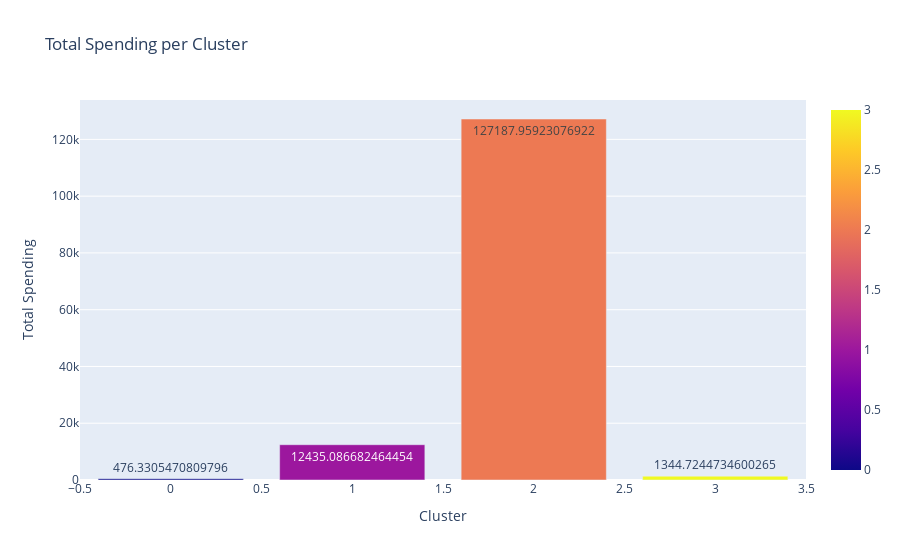

Here is the notebook cell this chart was saved with:
### Code cell
# Distribution of Spending Across Clusters - Visualize how the total spending is distributed across different clusters
import plotly.express as px

# Agg spending data by cluster
cluster_spending = cluster_profiles_original.groupby('Cluster')['Monetary'].mean().reset_index()

# Create a bar chart with Plotly and colors for each cluster
fig = px.bar(
    cluster_spending,
    x='Cluster',
    y='Monetary',
    color='Cluster', 
    text='Monetary',  
    title='Total Spending per Cluster',
    labels={'Cluster': 'Cluster', 'Monetary': 'Total Spending'},
    color_discrete_sequence=px.colors.qualitative.Plotly  
)

# Customize hover information
fig.update_traces(
    hovertemplate='Cluster: %{x}<br>Total Spending: $%{y:.2f}<extra></extra>'
)

# Remove the color bar completely
fig.update_layout(coloraxis_colorbar=None)

# Show the plot
fig.show()

### Figure 1 — Plotly figure (JSON) as saved in the notebook; plotly's stock layout.template omitted (floating-point values rounded to 4 significant figures)
{"data": [{"alignmentgroup": "True", "hovertemplate": "Cluster: %{x}<br>Total Spending: $%{y:.2f}<extra></extra>", "legendgroup": "", "marker": {"color": [0, 1, 2, 3], "coloraxis": "coloraxis", "pattern": {"shape": ""}}, "name": "", "offsetgroup": "", "orientation": "v", "showlegend": false, "text": [476.3, 12440.0, 127200.0, 1345.0], "textposition": "auto", "type": "bar", "x": [0, 1, 2, 3], "xaxis": "x", "y": [476.3, 12440.0, 127200.0, 1345.0], "yaxis": "y"}], "layout": {"autosize": true, "barmode": "relative", "coloraxis": {"colorbar": {}, "colorscale": [[0, "#0d0887"], [0.1111, "#46039f"], [0.2222, "#7201a8"], [0.3333, "#9c179e"], [0.4444, "#bd3786"], [0.5556, "#d8576b"], [0.6667, "#ed7953"], [0.7778, "#fb9f3a"], [0.8889, "#fdca26"], [1, "#f0f921"]]}, "legend": {"tracegroupgap": 0}, "title": {"text": "Total Spending per Cluster"}, "xaxis": {"anchor": "y", "autorange": true, "domain": [0, 1], "range": [-0.5, 3.5], "title": {"text": "Cluster"}, "type": "linear"}, "yaxis": {"anchor": "x", "autorange": true, "domain": [0, 1], "range": [0, 133900.0], "title": {"text": "Total Spending"}, "type": "linear"}}}
